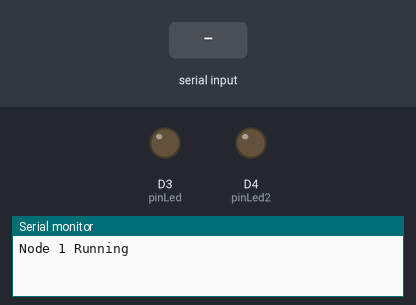
Bench run of a sketch on a simulated ESP8266 (NodeMCU). On the bench: output pins drawn as LEDs (lit = HIGH), the last lines printed to the serial monitor. The inputs (shaded band) are chosen by the test bench.

Above: at 1.3 s.
1.4 s: "ON\n" received over the second serial link
At 1.7 s:
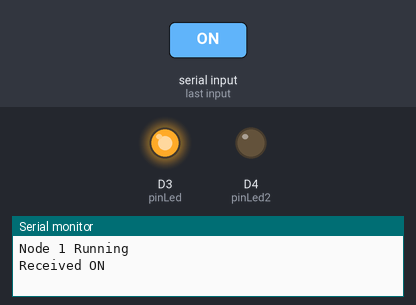
2.9 s: "MOTION\n" received over the second serial link
At 4.0 s:
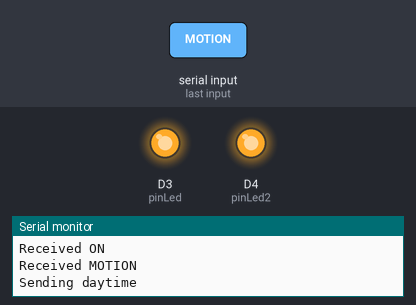
4.4 s: "OFF\n" received over the second serial link
At 5.2 s:
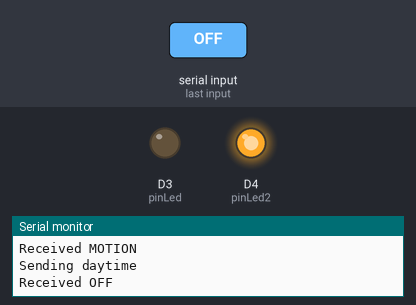
Timing chart, 0 to 7.4 s (numbered marks = the images above; inputs shaded):
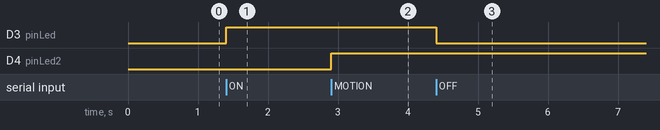

Measured:
- after the input at 1.4 s, D3 (pinLed): LOW → HIGH at once
- after the input at 2.9 s, D4 (pinLed2): LOW → HIGH at once
- after the input at 4.4 s, D3 (pinLed): HIGH → LOW at once

The sketch:

Node1.ino
```cpp
// node1
#include <SoftwareSerial.h>
SoftwareSerial serial(D1,D2);   // connect to TX/RX on the other node;

int pinLed = D3;
int pinLed2 = D4;

uint32_t interval = 3000;
uint32_t previousTime = 0;
bool isDay = false;

void checkSerial() {
  if (serial.available()) {
    String msg = serial.readStringUntil('\n');
    Serial.println("Received " + msg);
    if (msg == "ON") {
      digitalWrite(pinLed, HIGH);
    } else if (msg == "OFF") {
      digitalWrite(pinLed, LOW);
    } else if (msg == "MOTION") {
      digitalWrite(pinLed2, HIGH);
    } else if (msg == "NOMOTION") {
      digitalWrite(pinLed2, LOW);
    }
  }
}

void setup() {
  pinMode(pinLed, OUTPUT);
  pinMode(pinLed2, OUTPUT);
  digitalWrite(pinLed, LOW);
  digitalWrite(pinLed2, LOW);

  Serial.begin(9600);
  while (!Serial);
  delay(100);
  Serial.println("Node 1 Running");
  serial.begin(9600);
}

void loop() {
  checkSerial();
  uint32_t msNow = millis();
  if (msNow - previousTime >= interval) {
    previousTime = msNow;
    isDay = !isDay;
    if (isDay) {
      Serial.println("Sending daytime");
      serial.write("daytime\n");
    } else {
      Serial.println("Sending nighttime");
      serial.write("nighttime\n");
    }
  }
}
```
